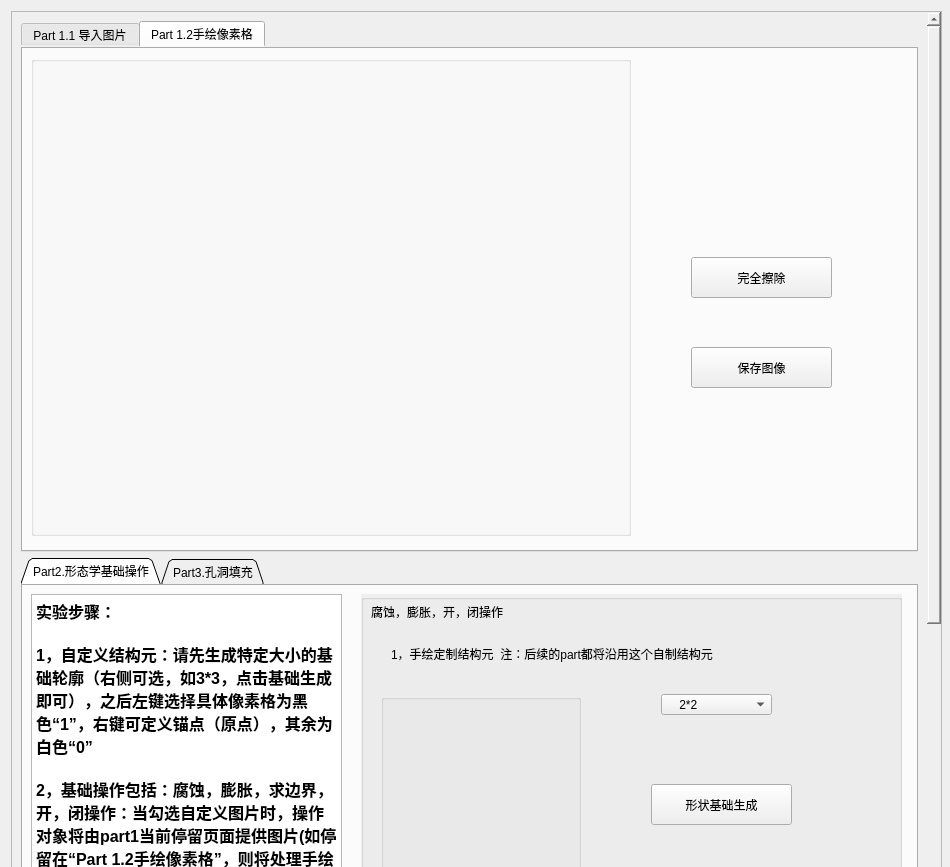
<?xml version="1.0" encoding="UTF-8"?>
<ui version="4.0">
 <class>Ch9_Window</class>
 <widget class="QMainWindow" name="Ch9_Window">
  <property name="geometry">
   <rect>
    <x>0</x>
    <y>0</y>
    <width>950</width>
    <height>867</height>
   </rect>
  </property>
  <property name="minimumSize">
   <size>
    <width>900</width>
    <height>0</height>
   </size>
  </property>
  <property name="maximumSize">
   <size>
    <width>950</width>
    <height>1106</height>
   </size>
  </property>
  <property name="windowTitle">
   <string>MainWindow</string>
  </property>
  <property name="styleSheet">
   <string notr="true">border-color: rgb(0, 255, 255);
border-top-color: rgb(85, 255, 0);</string>
  </property>
  <property name="tabShape">
   <enum>QTabWidget::Rounded</enum>
  </property>
  <widget class="QWidget" name="centralwidget">
   <widget class="QScrollArea" name="scrollArea">
    <property name="geometry">
     <rect>
      <x>11</x>
      <y>11</y>
      <width>931</width>
      <height>900</height>
     </rect>
    </property>
    <property name="minimumSize">
     <size>
      <width>870</width>
      <height>900</height>
     </size>
    </property>
    <property name="widgetResizable">
     <bool>true</bool>
    </property>
    <widget class="QWidget" name="scrollAreaWidgetContents">
     <property name="geometry">
      <rect>
       <x>0</x>
       <y>-8</y>
       <width>908</width>
       <height>1310</height>
      </rect>
     </property>
     <layout class="QGridLayout" name="gridLayout">
      <item row="0" column="0">
       <widget class="QTabWidget" name="tabWidget_P1">
        <property name="minimumSize">
         <size>
          <width>831</width>
          <height>531</height>
         </size>
        </property>
        <property name="currentIndex">
         <number>1</number>
        </property>
        <widget class="QWidget" name="P11_page">
         <attribute name="title">
          <string>Part 1.1 导入图片</string>
         </attribute>
         <widget class="QGroupBox" name="Box_p1">
          <property name="geometry">
           <rect>
            <x>0</x>
            <y>0</y>
            <width>881</width>
            <height>481</height>
           </rect>
          </property>
          <property name="sizePolicy">
           <sizepolicy hsizetype="Preferred" vsizetype="Preferred">
            <horstretch>0</horstretch>
            <verstretch>0</verstretch>
           </sizepolicy>
          </property>
          <property name="minimumSize">
           <size>
            <width>811</width>
            <height>450</height>
           </size>
          </property>
          <property name="title">
           <string/>
          </property>
          <widget class="QLabel" name="LB_1">
           <property name="geometry">
            <rect>
             <x>120</x>
             <y>430</y>
             <width>81</width>
             <height>20</height>
            </rect>
           </property>
           <property name="sizePolicy">
            <sizepolicy hsizetype="Preferred" vsizetype="Preferred">
             <horstretch>0</horstretch>
             <verstretch>0</verstretch>
            </sizepolicy>
           </property>
           <property name="minimumSize">
            <size>
             <width>45</width>
             <height>16</height>
            </size>
           </property>
           <property name="text">
            <string>图片信息：</string>
           </property>
          </widget>
          <widget class="QToolButton" name="selectpicture">
           <property name="enabled">
            <bool>true</bool>
           </property>
           <property name="geometry">
            <rect>
             <x>50</x>
             <y>80</y>
             <width>141</width>
             <height>41</height>
            </rect>
           </property>
           <property name="sizePolicy">
            <sizepolicy hsizetype="Preferred" vsizetype="Preferred">
             <horstretch>0</horstretch>
             <verstretch>0</verstretch>
            </sizepolicy>
           </property>
           <property name="minimumSize">
            <size>
             <width>81</width>
             <height>21</height>
            </size>
           </property>
           <property name="text">
            <string>选择自定义图片</string>
           </property>
          </widget>
          <widget class="QTextBrowser" name="information">
           <property name="geometry">
            <rect>
             <x>290</x>
             <y>430</y>
             <width>441</width>
             <height>31</height>
            </rect>
           </property>
           <property name="sizePolicy">
            <sizepolicy hsizetype="Preferred" vsizetype="Preferred">
             <horstretch>0</horstretch>
             <verstretch>0</verstretch>
            </sizepolicy>
           </property>
           <property name="minimumSize">
            <size>
             <width>311</width>
             <height>21</height>
            </size>
           </property>
          </widget>
          <widget class="QScrollArea" name="scrollArea_2">
           <property name="geometry">
            <rect>
             <x>260</x>
             <y>20</y>
             <width>521</width>
             <height>381</height>
            </rect>
           </property>
           <property name="minimumSize">
            <size>
             <width>521</width>
             <height>381</height>
            </size>
           </property>
           <property name="widgetResizable">
            <bool>true</bool>
           </property>
           <widget class="QWidget" name="scrollAreaWidgetContents_2">
            <property name="geometry">
             <rect>
              <x>0</x>
              <y>0</y>
              <width>622</width>
              <height>622</height>
             </rect>
            </property>
            <layout class="QFormLayout" name="formLayout">
             <item row="0" column="0" colspan="2">
              <widget class="QLabel" name="LB_pic_1">
               <property name="sizePolicy">
                <sizepolicy hsizetype="Preferred" vsizetype="Preferred">
                 <horstretch>0</horstretch>
                 <verstretch>0</verstretch>
                </sizepolicy>
               </property>
               <property name="minimumSize">
                <size>
                 <width>600</width>
                 <height>600</height>
                </size>
               </property>
               <property name="text">
                <string/>
               </property>
              </widget>
             </item>
            </layout>
           </widget>
          </widget>
         </widget>
        </widget>
        <widget class="QWidget" name="P12_page">
         <attribute name="title">
          <string>Part 1.2手绘像素格</string>
         </attribute>
         <widget class="QToolButton" name="P12savepicture">
          <property name="enabled">
           <bool>true</bool>
          </property>
          <property name="geometry">
           <rect>
            <x>670</x>
            <y>300</y>
            <width>141</width>
            <height>41</height>
           </rect>
          </property>
          <property name="sizePolicy">
           <sizepolicy hsizetype="Preferred" vsizetype="Preferred">
            <horstretch>0</horstretch>
            <verstretch>0</verstretch>
           </sizepolicy>
          </property>
          <property name="minimumSize">
           <size>
            <width>81</width>
            <height>21</height>
           </size>
          </property>
          <property name="text">
           <string>保存图像</string>
          </property>
         </widget>
         <widget class="QGroupBox" name="P12_pixmap">
          <property name="geometry">
           <rect>
            <x>10</x>
            <y>9</y>
            <width>600</width>
            <height>480</height>
           </rect>
          </property>
          <property name="title">
           <string/>
          </property>
          <widget class="QWidget" name="gridLayoutWidget">
           <property name="geometry">
            <rect>
             <x>0</x>
             <y>0</y>
             <width>601</width>
             <height>481</height>
            </rect>
           </property>
           <layout class="QGridLayout" name="GL_PM_P12"/>
          </widget>
         </widget>
         <widget class="QToolButton" name="Bt_p1clear">
          <property name="enabled">
           <bool>true</bool>
          </property>
          <property name="geometry">
           <rect>
            <x>670</x>
            <y>210</y>
            <width>141</width>
            <height>41</height>
           </rect>
          </property>
          <property name="sizePolicy">
           <sizepolicy hsizetype="Preferred" vsizetype="Preferred">
            <horstretch>0</horstretch>
            <verstretch>0</verstretch>
           </sizepolicy>
          </property>
          <property name="minimumSize">
           <size>
            <width>81</width>
            <height>21</height>
           </size>
          </property>
          <property name="styleSheet">
           <string notr="true">::hover{ color: red; background-color: white }</string>
          </property>
          <property name="text">
           <string>完全擦除</string>
          </property>
          <property name="toolButtonStyle">
           <enum>Qt::ToolButtonTextOnly</enum>
          </property>
          <property name="autoRaise">
           <bool>false</bool>
          </property>
         </widget>
        </widget>
       </widget>
      </item>
      <item row="1" column="0">
       <widget class="QTabWidget" name="tabWidget_P2">
        <property name="minimumSize">
         <size>
          <width>841</width>
          <height>750</height>
         </size>
        </property>
        <property name="tabPosition">
         <enum>QTabWidget::North</enum>
        </property>
        <property name="tabShape">
         <enum>QTabWidget::Triangular</enum>
        </property>
        <property name="currentIndex">
         <number>0</number>
        </property>
        <property name="iconSize">
         <size>
          <width>50</width>
          <height>50</height>
         </size>
        </property>
        <property name="elideMode">
         <enum>Qt::ElideMiddle</enum>
        </property>
        <widget class="QWidget" name="P2_page">
         <attribute name="title">
          <string>Part2.形态学基础操作</string>
         </attribute>
         <widget class="QTextBrowser" name="textBrowser">
          <property name="geometry">
           <rect>
            <x>10</x>
            <y>10</y>
            <width>311</width>
            <height>631</height>
           </rect>
          </property>
          <property name="html">
           <string>&lt;!DOCTYPE HTML PUBLIC &quot;-//W3C//DTD HTML 4.0//EN&quot; &quot;http://www.w3.org/TR/REC-html40/strict.dtd&quot;&gt;
&lt;html&gt;&lt;head&gt;&lt;meta name=&quot;qrichtext&quot; content=&quot;1&quot; /&gt;&lt;style type=&quot;text/css&quot;&gt;
p, li { white-space: pre-wrap; }
&lt;/style&gt;&lt;/head&gt;&lt;body style=&quot; font-family:'SimSun'; font-size:9pt; font-weight:400; font-style:normal;&quot;&gt;
&lt;p style=&quot; margin-top:0px; margin-bottom:0px; margin-left:0px; margin-right:0px; -qt-block-indent:0; text-indent:0px;&quot;&gt;&lt;span style=&quot; font-size:12pt; font-weight:600;&quot;&gt;实验步骤：&lt;/span&gt;&lt;/p&gt;
&lt;p style=&quot;-qt-paragraph-type:empty; margin-top:0px; margin-bottom:0px; margin-left:0px; margin-right:0px; -qt-block-indent:0; text-indent:0px; font-size:12pt; font-weight:600;&quot;&gt;&lt;br /&gt;&lt;/p&gt;
&lt;p style=&quot; margin-top:0px; margin-bottom:0px; margin-left:0px; margin-right:0px; -qt-block-indent:0; text-indent:0px;&quot;&gt;&lt;span style=&quot; font-size:12pt; font-weight:600;&quot;&gt;1，自定义结构元：请先生成特定大小的基础轮廓（右侧可选，如3*3，点击基础生成即可），之后左键选择具体像素格为黑色“1”，右键可定义锚点（原点），其余为白色“0”&lt;/span&gt;&lt;/p&gt;
&lt;p style=&quot;-qt-paragraph-type:empty; margin-top:0px; margin-bottom:0px; margin-left:0px; margin-right:0px; -qt-block-indent:0; text-indent:0px; font-size:12pt; font-weight:600;&quot;&gt;&lt;br /&gt;&lt;/p&gt;
&lt;p style=&quot; margin-top:0px; margin-bottom:0px; margin-left:0px; margin-right:0px; -qt-block-indent:0; text-indent:0px;&quot;&gt;&lt;span style=&quot; font-size:12pt; font-weight:600;&quot;&gt;2，基础操作包括：腐蚀，膨胀，求边界，开，闭操作：当勾选自定义图片时，操作对象将由part1当前停留页面提供图片(如停留在“Part 1.2手绘像素格”，则将处理手绘图)&lt;/span&gt;&lt;/p&gt;&lt;/body&gt;&lt;/html&gt;</string>
          </property>
         </widget>
         <widget class="QGroupBox" name="groupBox">
          <property name="geometry">
           <rect>
            <x>340</x>
            <y>10</y>
            <width>541</width>
            <height>691</height>
           </rect>
          </property>
          <property name="autoFillBackground">
           <bool>true</bool>
          </property>
          <property name="title">
           <string/>
          </property>
          <widget class="QCheckBox" name="check_p2">
           <property name="geometry">
            <rect>
             <x>30</x>
             <y>360</y>
             <width>341</width>
             <height>41</height>
            </rect>
           </property>
           <property name="text">
            <string>是否自定义图片（默认使用软件自带图片）</string>
           </property>
          </widget>
          <widget class="QLabel" name="label_8">
           <property name="geometry">
            <rect>
             <x>10</x>
             <y>10</y>
             <width>301</width>
             <height>16</height>
            </rect>
           </property>
           <property name="text">
            <string>腐蚀，膨胀，开，闭操作</string>
           </property>
          </widget>
          <widget class="QGroupBox" name="groupBox_5">
           <property name="geometry">
            <rect>
             <x>20</x>
             <y>100</y>
             <width>200</width>
             <height>200</height>
            </rect>
           </property>
           <property name="title">
            <string/>
           </property>
           <widget class="QWidget" name="gridLayoutWidget_2">
            <property name="geometry">
             <rect>
              <x>-1</x>
              <y>-1</y>
              <width>201</width>
              <height>201</height>
             </rect>
            </property>
            <layout class="QGridLayout" name="GL_KL"/>
           </widget>
          </widget>
          <widget class="QComboBox" name="CB_P2">
           <property name="geometry">
            <rect>
             <x>300</x>
             <y>100</y>
             <width>111</width>
             <height>21</height>
            </rect>
           </property>
           <property name="editable">
            <bool>false</bool>
           </property>
           <property name="insertPolicy">
            <enum>QComboBox::InsertAtBottom</enum>
           </property>
           <item>
            <property name="text">
             <string>    2*2</string>
            </property>
           </item>
           <item>
            <property name="text">
             <string>    3*3</string>
            </property>
           </item>
           <item>
            <property name="text">
             <string>    4*4</string>
            </property>
           </item>
           <item>
            <property name="text">
             <string>    5*5</string>
            </property>
           </item>
          </widget>
          <widget class="QToolButton" name="Bt_p2create">
           <property name="enabled">
            <bool>true</bool>
           </property>
           <property name="geometry">
            <rect>
             <x>290</x>
             <y>190</y>
             <width>141</width>
             <height>41</height>
            </rect>
           </property>
           <property name="sizePolicy">
            <sizepolicy hsizetype="Preferred" vsizetype="Preferred">
             <horstretch>0</horstretch>
             <verstretch>0</verstretch>
            </sizepolicy>
           </property>
           <property name="minimumSize">
            <size>
             <width>81</width>
             <height>21</height>
            </size>
           </property>
           <property name="styleSheet">
            <string notr="true">::hover{ color: red; background-color: white;border:5px;border-color: green }
</string>
           </property>
           <property name="text">
            <string>形状基础生成</string>
           </property>
           <property name="toolButtonStyle">
            <enum>Qt::ToolButtonTextOnly</enum>
           </property>
           <property name="autoRaise">
            <bool>false</bool>
           </property>
          </widget>
          <widget class="QToolButton" name="Bt_p2run">
           <property name="enabled">
            <bool>true</bool>
           </property>
           <property name="geometry">
            <rect>
             <x>30</x>
             <y>440</y>
             <width>141</width>
             <height>41</height>
            </rect>
           </property>
           <property name="sizePolicy">
            <sizepolicy hsizetype="Preferred" vsizetype="Preferred">
             <horstretch>0</horstretch>
             <verstretch>0</verstretch>
            </sizepolicy>
           </property>
           <property name="minimumSize">
            <size>
             <width>81</width>
             <height>21</height>
            </size>
           </property>
           <property name="styleSheet">
            <string notr="true">::hover{ color: red; background-color: white }</string>
           </property>
           <property name="text">
            <string>基础操作</string>
           </property>
           <property name="toolButtonStyle">
            <enum>Qt::ToolButtonTextOnly</enum>
           </property>
           <property name="autoRaise">
            <bool>false</bool>
           </property>
          </widget>
          <widget class="QLabel" name="LB_9">
           <property name="geometry">
            <rect>
             <x>30</x>
             <y>50</y>
             <width>431</width>
             <height>20</height>
            </rect>
           </property>
           <property name="sizePolicy">
            <sizepolicy hsizetype="Preferred" vsizetype="Preferred">
             <horstretch>0</horstretch>
             <verstretch>0</verstretch>
            </sizepolicy>
           </property>
           <property name="minimumSize">
            <size>
             <width>45</width>
             <height>16</height>
            </size>
           </property>
           <property name="styleSheet">
            <string notr="true">border:5px;border-color: green</string>
           </property>
           <property name="text">
            <string>1，手绘定制结构元  注：后续的part都将沿用这个自制结构元</string>
           </property>
          </widget>
          <widget class="QLabel" name="LB_10">
           <property name="geometry">
            <rect>
             <x>20</x>
             <y>330</y>
             <width>181</width>
             <height>20</height>
            </rect>
           </property>
           <property name="sizePolicy">
            <sizepolicy hsizetype="Preferred" vsizetype="Preferred">
             <horstretch>0</horstretch>
             <verstretch>0</verstretch>
            </sizepolicy>
           </property>
           <property name="minimumSize">
            <size>
             <width>45</width>
             <height>16</height>
            </size>
           </property>
           <property name="text">
            <string>2，基础操作</string>
           </property>
          </widget>
         </widget>
        </widget>
        <widget class="QWidget" name="P3_page">
         <attribute name="title">
          <string>Part3.孔洞填充</string>
         </attribute>
         <widget class="QTextBrowser" name="textBrowser_2">
          <property name="geometry">
           <rect>
            <x>10</x>
            <y>10</y>
            <width>241</width>
            <height>611</height>
           </rect>
          </property>
          <property name="html">
           <string>&lt;!DOCTYPE HTML PUBLIC &quot;-//W3C//DTD HTML 4.0//EN&quot; &quot;http://www.w3.org/TR/REC-html40/strict.dtd&quot;&gt;
&lt;html&gt;&lt;head&gt;&lt;meta name=&quot;qrichtext&quot; content=&quot;1&quot; /&gt;&lt;style type=&quot;text/css&quot;&gt;
p, li { white-space: pre-wrap; }
&lt;/style&gt;&lt;/head&gt;&lt;body style=&quot; font-family:'SimSun'; font-size:9pt; font-weight:400; font-style:normal;&quot;&gt;
&lt;p style=&quot; margin-top:0px; margin-bottom:0px; margin-left:0px; margin-right:0px; -qt-block-indent:0; text-indent:0px;&quot;&gt;&lt;span style=&quot; font-size:12pt; font-weight:600;&quot;&gt;实验步骤：&lt;/span&gt;&lt;/p&gt;
&lt;p style=&quot; margin-top:0px; margin-bottom:0px; margin-left:0px; margin-right:0px; -qt-block-indent:0; text-indent:0px;&quot;&gt;&lt;span style=&quot; font-size:12pt; font-weight:600;&quot;&gt;孔洞填充&lt;/span&gt;&lt;/p&gt;
&lt;p style=&quot; margin-top:0px; margin-bottom:0px; margin-left:0px; margin-right:0px; -qt-block-indent:0; text-indent:0px;&quot;&gt;&lt;span style=&quot; font-size:12pt; font-weight:600;&quot;&gt;本部分将拆解展示孔洞填充的迭代过程，可通过滑条设置观测的频率，如每5次迭代观测一次&lt;/span&gt;&lt;/p&gt;&lt;/body&gt;&lt;/html&gt;</string>
          </property>
         </widget>
         <widget class="QGroupBox" name="groupBox_2">
          <property name="geometry">
           <rect>
            <x>260</x>
            <y>10</y>
            <width>631</width>
            <height>741</height>
           </rect>
          </property>
          <property name="autoFillBackground">
           <bool>true</bool>
          </property>
          <property name="title">
           <string>Part3.孔洞填充</string>
          </property>
          <widget class="QCheckBox" name="check_p3">
           <property name="geometry">
            <rect>
             <x>20</x>
             <y>40</y>
             <width>341</width>
             <height>41</height>
            </rect>
           </property>
           <property name="text">
            <string>是否自定义图片（默认使用软件自带图片）</string>
           </property>
          </widget>
          <widget class="QToolButton" name="Bt_p3holefill">
           <property name="enabled">
            <bool>true</bool>
           </property>
           <property name="geometry">
            <rect>
             <x>30</x>
             <y>220</y>
             <width>141</width>
             <height>41</height>
            </rect>
           </property>
           <property name="sizePolicy">
            <sizepolicy hsizetype="Preferred" vsizetype="Preferred">
             <horstretch>0</horstretch>
             <verstretch>0</verstretch>
            </sizepolicy>
           </property>
           <property name="minimumSize">
            <size>
             <width>81</width>
             <height>21</height>
            </size>
           </property>
           <property name="styleSheet">
            <string notr="true">::hover{ color: red; background-color: white }</string>
           </property>
           <property name="text">
            <string>孔洞填充</string>
           </property>
           <property name="toolButtonStyle">
            <enum>Qt::ToolButtonTextOnly</enum>
           </property>
           <property name="autoRaise">
            <bool>false</bool>
           </property>
          </widget>
          <widget class="QLCDNumber" name="LC_3">
           <property name="geometry">
            <rect>
             <x>330</x>
             <y>150</y>
             <width>51</width>
             <height>31</height>
            </rect>
           </property>
           <property name="font">
            <font>
             <pointsize>20</pointsize>
             <weight>75</weight>
             <bold>true</bold>
            </font>
           </property>
           <property name="styleSheet">
            <string notr="true">color: rgb(0, 0, 0);</string>
           </property>
           <property name="frameShape">
            <enum>QFrame::StyledPanel</enum>
           </property>
           <property name="lineWidth">
            <number>5</number>
           </property>
           <property name="midLineWidth">
            <number>5</number>
           </property>
           <property name="mode">
            <enum>QLCDNumber::Dec</enum>
           </property>
           <property name="segmentStyle">
            <enum>QLCDNumber::Flat</enum>
           </property>
           <property name="intValue" stdset="0">
            <number>1</number>
           </property>
          </widget>
          <widget class="QSlider" name="SL_3">
           <property name="geometry">
            <rect>
             <x>170</x>
             <y>150</y>
             <width>151</width>
             <height>31</height>
            </rect>
           </property>
           <property name="sizePolicy">
            <sizepolicy hsizetype="Preferred" vsizetype="Preferred">
             <horstretch>0</horstretch>
             <verstretch>0</verstretch>
            </sizepolicy>
           </property>
           <property name="cursor">
            <cursorShape>UpArrowCursor</cursorShape>
           </property>
           <property name="minimum">
            <number>1</number>
           </property>
           <property name="maximum">
            <number>20</number>
           </property>
           <property name="pageStep">
            <number>1</number>
           </property>
           <property name="value">
            <number>1</number>
           </property>
           <property name="sliderPosition">
            <number>1</number>
           </property>
           <property name="orientation">
            <enum>Qt::Horizontal</enum>
           </property>
           <property name="tickPosition">
            <enum>QSlider::TicksBothSides</enum>
           </property>
           <property name="tickInterval">
            <number>1</number>
           </property>
          </widget>
          <widget class="QLabel" name="LB_p3">
           <property name="geometry">
            <rect>
             <x>50</x>
             <y>150</y>
             <width>111</width>
             <height>21</height>
            </rect>
           </property>
           <property name="sizePolicy">
            <sizepolicy hsizetype="Preferred" vsizetype="Preferred">
             <horstretch>0</horstretch>
             <verstretch>0</verstretch>
            </sizepolicy>
           </property>
           <property name="minimumSize">
            <size>
             <width>45</width>
             <height>16</height>
            </size>
           </property>
           <property name="styleSheet">
            <string notr="true">border:5px;border-color: green</string>
           </property>
           <property name="text">
            <string>设置观测间隔：</string>
           </property>
          </widget>
          <widget class="QLabel" name="LB_p3_2">
           <property name="geometry">
            <rect>
             <x>410</x>
             <y>150</y>
             <width>111</width>
             <height>21</height>
            </rect>
           </property>
           <property name="sizePolicy">
            <sizepolicy hsizetype="Preferred" vsizetype="Preferred">
             <horstretch>0</horstretch>
             <verstretch>0</verstretch>
            </sizepolicy>
           </property>
           <property name="minimumSize">
            <size>
             <width>45</width>
             <height>16</height>
            </size>
           </property>
           <property name="styleSheet">
            <string notr="true">border:5px;border-color: green</string>
           </property>
           <property name="text">
            <string>次迭代</string>
           </property>
          </widget>
          <widget class="QLabel" name="LB_p3_3">
           <property name="geometry">
            <rect>
             <x>50</x>
             <y>100</y>
             <width>371</width>
             <height>21</height>
            </rect>
           </property>
           <property name="sizePolicy">
            <sizepolicy hsizetype="Preferred" vsizetype="Preferred">
             <horstretch>0</horstretch>
             <verstretch>0</verstretch>
            </sizepolicy>
           </property>
           <property name="minimumSize">
            <size>
             <width>45</width>
             <height>16</height>
            </size>
           </property>
           <property name="styleSheet">
            <string notr="true">border:5px;border-color: green</string>
           </property>
           <property name="text">
            <string>此部分结构元将延用part2中的自定义结构元</string>
           </property>
          </widget>
         </widget>
        </widget>
       </widget>
      </item>
     </layout>
    </widget>
   </widget>
  </widget>
 </widget>
 <resources/>
 <connections/>
</ui>
